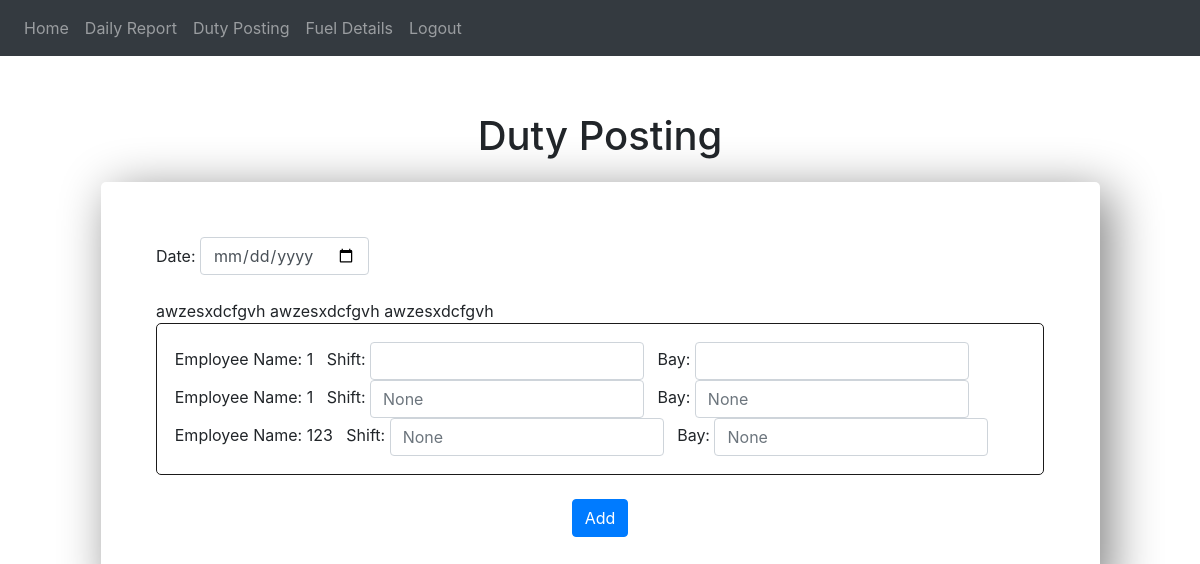
/dutyposting (signed in), run on the app's committed database.
### website/models.py (models this page shows)
class employee(db.Model):
    emp_id = db.Column(db.Integer, primary_key = True)
    name = db.Column(db.String(150))
    dob = db.Column(db.Date)
    address = db.Column(db.String(300))
    phone = db.Column(db.String(150))
    emp_id_sales = db.relationship('sales')
    emp_id_duty = db.relationship('duty_posting')
    excess_short = db.Column(db.Integer)
    advance = db.Column(db.Integer)

### website/views.py (the view, shortened to what this page needs)
@views.route('/dutyposting', methods=['GET','POST'])
@login_required
def dutyposting():
    date = request.form.get("date")
    name = {}
    shift1 = {}
    bay1 = {}
    for employee1 in employee.query.all():
        shift1[employee1.emp_id] = request.form.get("shift" + str(employee1.emp_id))
        bay1[employee1.emp_id] = request.form.get("bay" + str(employee1.emp_id))
    print(shift1)
    print(bay1)
    employees = employee.query.all()
    print(employees)
    dutyposting = duty_posting.query.filter_by(date=date).all()
    print(dutyposting)
    return render_template("dutyposting.html", user=current_user, employees = employees, name = name, shift = shift1, bay = bay1, dutyposting=dutyposting)

### website/templates/dutyposting.html (shortened to what this page needs)
{% extends 'base.html' %}
{% block content %}
<h1 align="center" style="margin-top: 5%;">Duty Posting</h1>
<div
      style="margin: 5%; margin-top: 2%; border: black 2px; padding: 5%; border-radius: 5px; box-shadow: 10px 10px 50px grey">
      <form method="POST">
            <div class="form-inline">
                  <label for="date">Date:&nbsp;</label>
                  <input type="date" class="form-control" id="date" name="date" style="margin-right: 10%;" />
            </div>
            <br>
<div>
            {% for employee in employees %}
            awzesxdcfgvh
            {% endfor %}
            </div>
            <div style="border: solid rgb(27, 26, 26) 1px; border-radius: 5px; padding: 2%;" class="form-inline">
                  {% for employee1 in employees %}
                  <div>
                  Employee Name:&nbsp;{{employee1.name}}&nbsp;&nbsp;
                  Shift:&nbsp;<input type="text" class="form-control" id="shift{{employee1.emp_id}}" name="shift{{employee1.emp_id}}"
                        placeholder="{{shift[employee1.emp_id-1]}}">&nbsp;&nbsp;
                  Bay:&nbsp;<input type="text" class="form-control" id="bay{{employee1.emp_id}}" name="bay{{employee1.emp_id}}"
                        placeholder="{{bay[employee1.emp_id-1]}}">&nbsp;&nbsp;
                  </div>
                  <br>
                  {% endfor %}
            </div>
            <br>
            <div align="center">
                  <button type="submit" class="btn btn-primary">Add</button>
            </div>
      </form>
</div>
</div>
{% endblock %}

### data on the page
employee: name "1"
employee: name "1", emp_id "None"
employee: name "123", emp_id "None"
